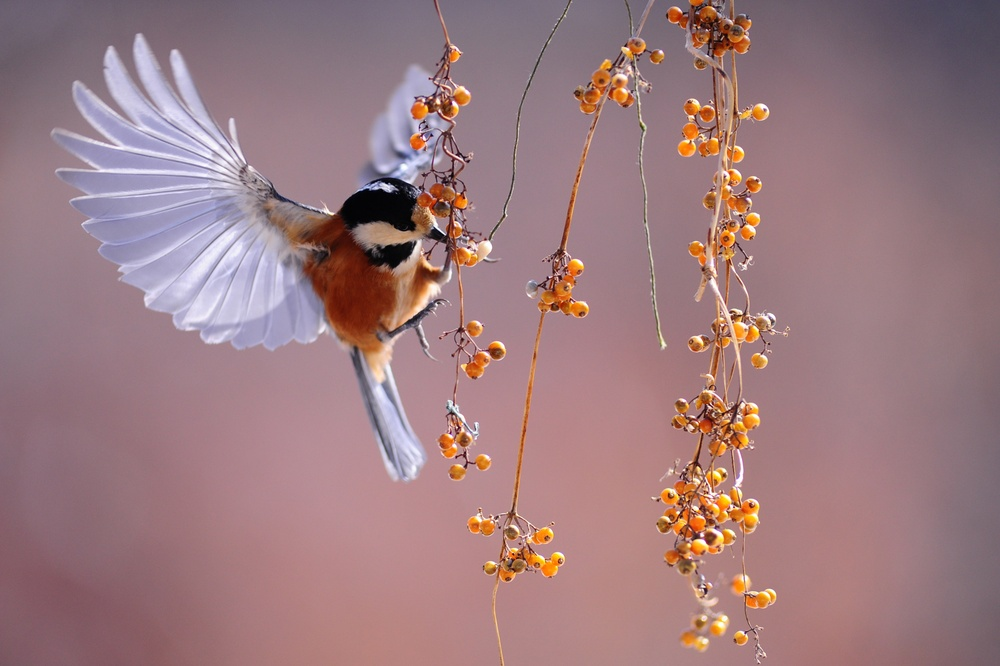
#> input picture bird.jpg, 1000 x 666 px, shrunk from 1920 x 1278 before the run
$ python '1 Read Image in Black&White.py'
#> lines starting #> are read from the running program, lines starting #| are printed output that depends on the picture
import numpy as np
import cv2

# You can give path to the
# image as first argument
img = cv2.imread('bird.jpg', 0)
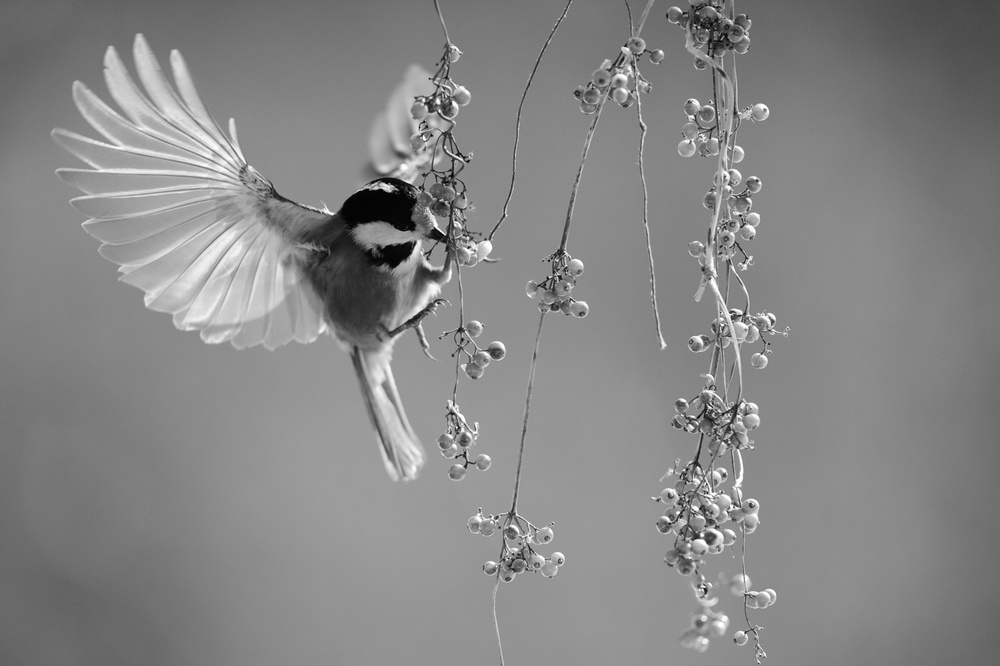
#> img: shape (666, 1000); min 0, max 255, mean 134.2

# will show the image in a window
cv2.imshow('image', img)
cv2.waitKey(0) & 0xFF

$ run again, with Rabbits.jpg copied over bird.jpg
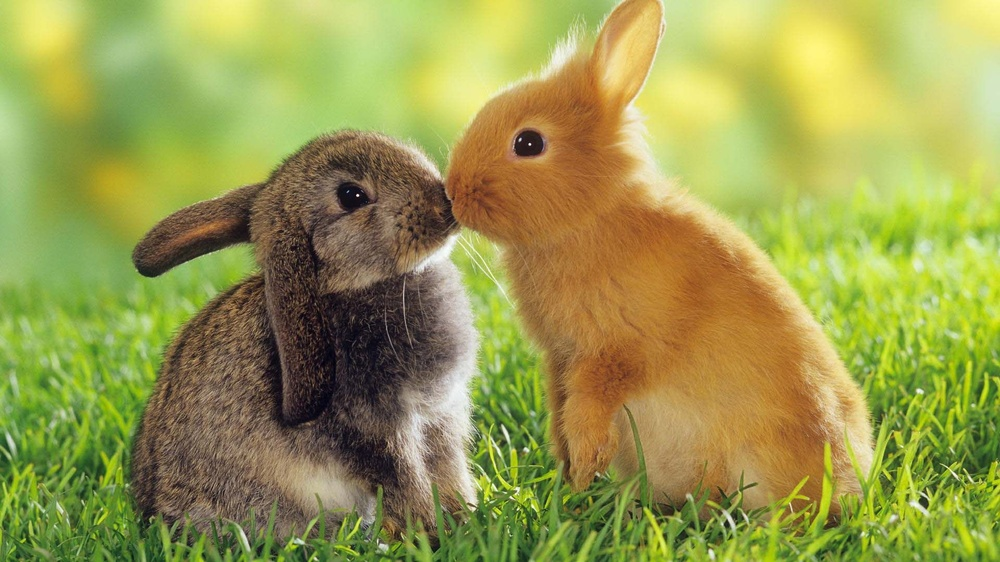
#> input picture Rabbits.jpg, 1000 x 562 px, shrunk from 1920 x 1080 before the run
#> `img = cv2.imread('bird.jpg', 0)`:
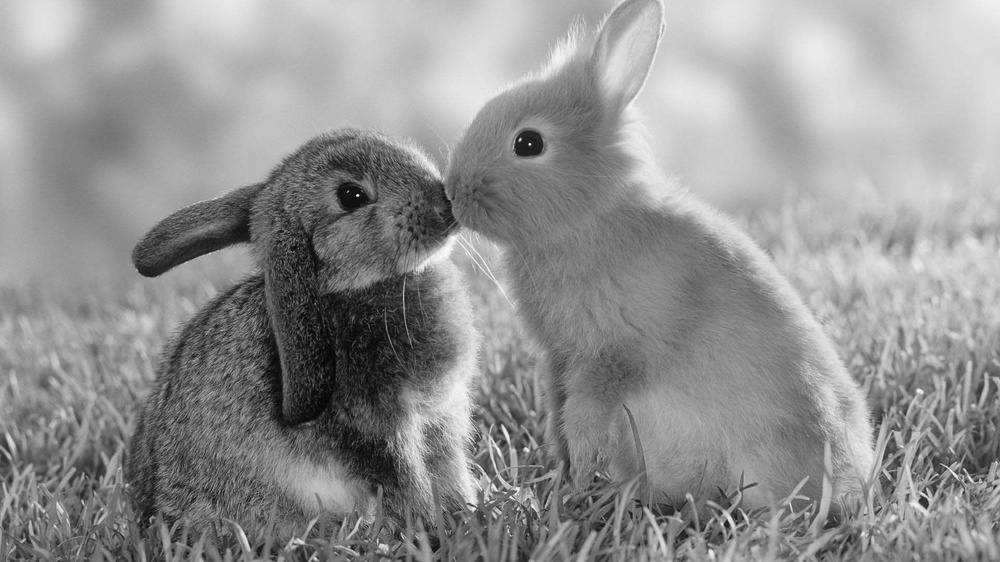
#> img: shape (562, 1000); min 0, max 255, mean 145.6
